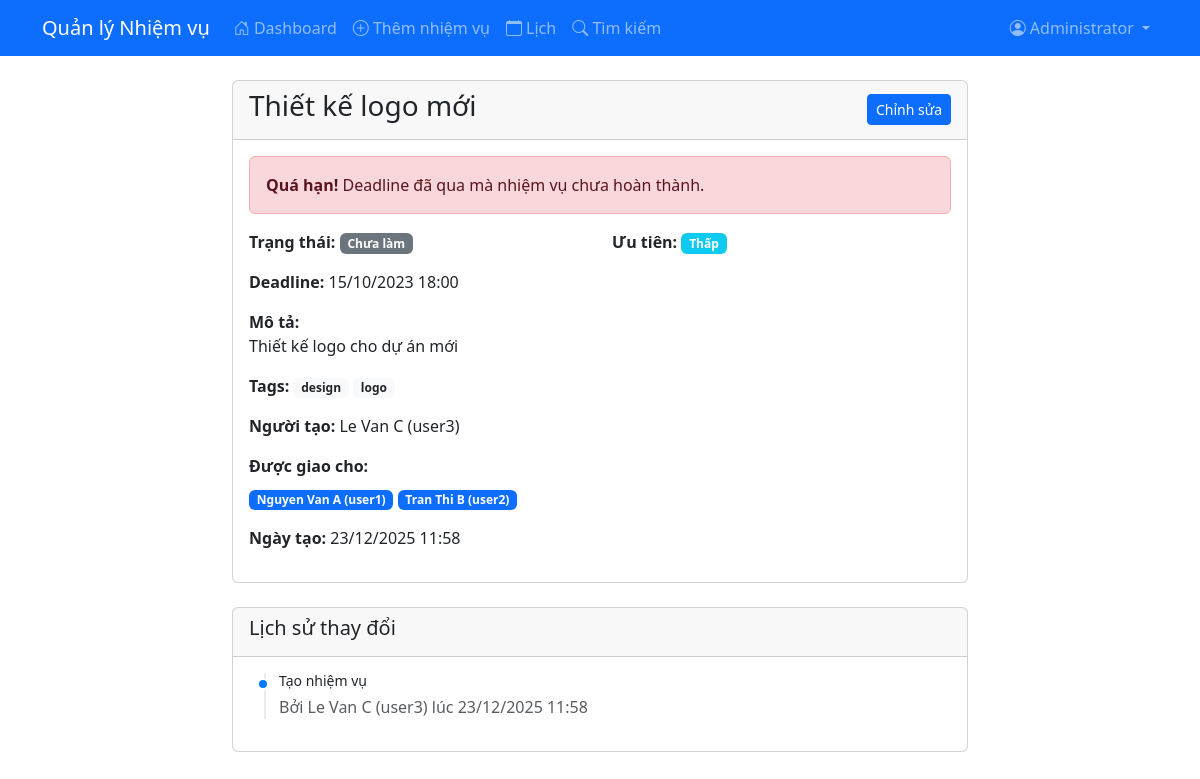
/task_detail.php?id=2 (signed in), run on the app's committed database.
### tables this page shows
CREATE TABLE tasks (
    id INT AUTO_INCREMENT PRIMARY KEY,
    title VARCHAR(255) NOT NULL,
    description TEXT,
    priority ENUM('Thấp', 'Trung bình', 'Cao') DEFAULT 'Trung bình',
    deadline DATETIME,
    status ENUM('Chưa làm', 'Đang thực hiện', 'Hoàn thành') DEFAULT 'Chưa làm',
    creator_id INT NOT NULL,
    created_at DATETIME DEFAULT CURRENT_TIMESTAMP,
    FOREIGN KEY (creator_id) REFERENCES users(id) ON DELETE CASCADE
);

CREATE TABLE users (
    id INT AUTO_INCREMENT PRIMARY KEY,
    username VARCHAR(50) UNIQUE NOT NULL,
    email VARCHAR(100) UNIQUE NOT NULL,
    password VARCHAR(255) NOT NULL,
    fullname VARCHAR(100) NOT NULL,
    role ENUM('admin', 'user') DEFAULT 'user',
    created_at DATETIME DEFAULT CURRENT_TIMESTAMP
);

CREATE TABLE task_history (
    id INT AUTO_INCREMENT PRIMARY KEY,
    task_id INT NOT NULL,
    user_id INT NOT NULL,
    action VARCHAR(255) NOT NULL,
    timestamp DATETIME DEFAULT CURRENT_TIMESTAMP,
    FOREIGN KEY (task_id) REFERENCES tasks(id) ON DELETE CASCADE,
    FOREIGN KEY (user_id) REFERENCES users(id) ON DELETE CASCADE
);

### functions.php (called while the page is built, shortened)
<?php
require_once 'config.php';
function isAdmin($userId = null)
{
    global $pdo;
    $stmt = $pdo->prepare("SELECT role FROM users WHERE id = ?");
    $stmt->execute([$userId]);
    $user = $stmt->fetch();
    return $user && $user['role'] === 'admin';
}
function isTaskOverdue($deadline, $status)
{
    $now = new DateTime();
    $deadlineDate = new DateTime($deadline);
    return $deadlineDate < $now;
}
function formatDatetime($datetime)
{
    $date = new DateTime($datetime);
    return $date->format('d/m/Y H:i');
}
function getTaskById($taskId)
{
    global $pdo;
    $stmt = $pdo->prepare("
        SELECT t.*, u.username as creator_username, u.fullname as creator_fullname
        FROM tasks t
        LEFT JOIN users u ON t.creator_id = u.id
        WHERE t.id = ?
    ");
    $stmt->execute([$taskId]);
    $task = $stmt->fetch();
    if ($task) {
        $stmt = $pdo->prepare("
            SELECT u.username, u.fullname FROM users u
            INNER JOIN task_assignments ta ON u.id = ta.user_id
            WHERE ta.task_id = ?
        ");
        $stmt->execute([$taskId]);
        $task['assignments'] = $stmt->fetchAll();
        $stmt = $pdo->prepare("SELECT tag_name FROM task_tags WHERE task_id = ?");
        $stmt->execute([$taskId]);
        $task['tags'] = $stmt->fetchAll(PDO::FETCH_COLUMN);
    }
    return $task;
}
function canEditTask($taskId, $userId)
{
    if (isAdmin($userId)) {
        return true;
    }
    global $pdo;
    $stmt = $pdo->prepare("SELECT 1 FROM task_assignments WHERE task_id = ? AND user_id = ?");
    $stmt->execute([$taskId, $userId]);
    return $stmt->fetch() ? true : false;
}
function getTaskHistory($taskId)
{
    global $pdo;
    $stmt = $pdo->prepare("
        SELECT h.*, u.username, u.fullname FROM task_history h
        INNER JOIN users u ON h.user_id = u.id
        WHERE h.task_id = ? ORDER BY h.timestamp DESC
    ");
    $stmt->execute([$taskId]);
    return $stmt->fetchAll();
}

### task_detail.php (the view, shortened to what this page needs)
<?php
require_once 'functions.php';
$userId = getCurrentUserId();
$taskId = $_GET['id'] ?? null;
$task = getTaskById($taskId);
$canEdit = canEditTask($taskId, $userId);
$history = getTaskHistory($taskId);
$isOverdue = isTaskOverdue($task['deadline'], $task['status']);
?>
<?php include 'header.php'; ?>
<div class="row justify-content-center">
    <div class="col-md-8">
        <div class="card">
            <div class="card-header d-flex justify-content-between align-items-center">
                <h3 class="card-title"><?php echo htmlspecialchars($task['title']); ?></h3>
                <?php if ($canEdit): ?>
                    <a href="edit_task.php?id=<?php echo $task['id']; ?>" class="btn btn-primary btn-sm">Chỉnh sửa</a>
                <?php endif; ?>
            </div>
            <div class="card-body">
                <?php if ($isOverdue): ?>
                    <div class="alert alert-danger">
                        <strong>Quá hạn!</strong> Deadline đã qua mà nhiệm vụ chưa hoàn thành.
                    </div>
                <?php endif; ?>
                <div class="row mb-3">
                    <div class="col-md-6">
                        <strong>Trạng thái:</strong> <span class="badge bg-secondary"><?php echo htmlspecialchars($task['status']); ?></span>
                    </div>
                    <div class="col-md-6">
                        <strong>Ưu tiên:</strong> <span class="badge bg-info"><?php echo htmlspecialchars($task['priority']); ?></span>
                    </div>
                </div>
                <div class="mb-3">
                    <strong>Deadline:</strong> <?php echo formatDatetime($task['deadline']); ?>
                </div>
                <div class="mb-3">
                    <strong>Mô tả:</strong>
                    <p><?php echo nl2br(htmlspecialchars($task['description'])); ?></p>
                </div>
                <?php if (!empty($task['tags'])): ?>
                    <div class="mb-3">
                        <strong>Tags:</strong>
                        <?php foreach ($task['tags'] as $tag): ?>
                            <span class="badge bg-light text-dark"><?php echo htmlspecialchars($tag); ?></span>
                        <?php endforeach; ?>
                    </div>
                <?php endif; ?>
                <div class="mb-3">
                    <strong>Người tạo:</strong> <?php echo htmlspecialchars($task['creator_fullname'] ?? 'Unknown'); ?> (<?php echo htmlspecialchars($task['creator_username'] ?? ''); ?>)
                </div>
                <?php if (!empty($task['assignments'])): ?>
                    <div class="mb-3">
                        <strong>Được giao cho:</strong>
                        <div class="mt-2">
                            <?php foreach ($task['assignments'] as $assignment): ?>
                                <span class="badge bg-primary"><?php echo htmlspecialchars($assignment['fullname']); ?> (<?php echo htmlspecialchars($assignment['username']); ?>)</span>
                            <?php endforeach; ?>
                        </div>
                    </div>
                <?php else: ?>
                    <div class="mb-3">
                        <strong>Được giao cho:</strong> <span class="text-muted">Chưa giao cho ai</span>
                    </div>
                <?php endif; ?>
                <div class="mb-3">
                    <strong>Ngày tạo:</strong> <?php echo formatDatetime($task['created_at']); ?>
                </div>
            </div>
        </div>
        <div class="card mt-4">
            <div class="card-header">
                <h5 class="card-title">Lịch sử thay đổi</h5>
            </div>
            <div class="card-body">
                <?php if (empty($history)): ?>
                    <p class="text-muted">Chưa có lịch sử thay đổi.</p>
                <?php else: ?>
                    <div class="timeline">
                        <?php foreach ($history as $entry): ?>
                            <div class="timeline-item mb-3">
                                <div class="timeline-marker"></div>
                                <div class="timeline-content">
                                    <h6><?php echo htmlspecialchars($entry['action']); ?></h6>
                                    <p class="mb-0 text-muted">
                                        Bởi <?php echo htmlspecialchars($entry['fullname']); ?> (<?php echo htmlspecialchars($entry['username']); ?>)
                                        lúc <?php echo formatDatetime($entry['timestamp']); ?>
                                    </p>
                                </div>
                            </div>
                        <?php endforeach; ?>
                    </div>
                <?php endif; ?>
            </div>
        </div>
    </div>
</div>
<?php include 'footer.php'; ?>

### header.php (shortened to what this page needs)
<!DOCTYPE html>
<html lang="vi">
<head>
    <link href="https://cdn.jsdelivr.net/npm/bootstrap@5.3.0/dist/css/bootstrap.min.css" rel="stylesheet">
    <link rel="stylesheet" href="https://cdn.jsdelivr.net/npm/bootstrap-icons@1.10.0/font/bootstrap-icons.css">
</head>
<body>
    <nav class="navbar navbar-expand-lg navbar-dark bg-primary">
        <div class="container">
            <a class="navbar-brand" href="dashboard.php">Quản lý Nhiệm vụ</a>
            <div class="collapse navbar-collapse" id="navbarNav">
                <ul class="navbar-nav me-auto">
                    <li class="nav-item">
                        <a class="nav-link" href="dashboard.php"><i class="bi bi-house-door"></i> Dashboard</a>
                    </li>
                    <li class="nav-item">
                        <a class="nav-link" href="add_task.php"><i class="bi bi-plus-circle"></i> Thêm nhiệm vụ</a>
                    </li>
                    <li class="nav-item">
                        <a class="nav-link" href="calendar.php"><i class="bi bi-calendar"></i> Lịch</a>
                    </li>
                    <li class="nav-item">
                        <a class="nav-link" href="search.php"><i class="bi bi-search"></i> Tìm kiếm</a>
                    </li>
                </ul>
                <ul class="navbar-nav">
                    <li class="nav-item dropdown">
                        <a class="nav-link dropdown-toggle" href="#" id="navbarDropdown" role="button" data-bs-toggle="dropdown">
                            <i class="bi bi-person-circle"></i> <?php echo htmlspecialchars($_SESSION['fullname'] ?? 'User'); ?>
                        </a>
                    </li>
                </ul>
            </div>
        </div>
    </nav>
    <div class="container mt-4">

### footer.php (shortened to what this page needs)
</div>
</body>
</html>

### task_detail.php (style rules this page uses)
.timeline { position: relative; padding-left: 30px; }
.timeline::before { content: ''; position: absolute; left: 15px; top: 0; bottom: 0; width: 2px; background: #e9ecef; }
.timeline-item { position: relative; margin-bottom: 20px; }
.timeline-marker { position: absolute; left: -22px; top: 5px; width: 12px; height: 12px; border-radius: 50%; background: #007bff; border: 2px solid #fff; }
.timeline-content h6 { margin-bottom: 5px; font-size: 14px; }

### data on the page
tasks: title "Thiết kế logo mới", status "Chưa làm", priority "Thấp", deadline "15/10/2023 18:00", description "Thiết kế logo cho dự án mới", creator.fullname "Le Van C", creator.username "user3", created_at "23/12/2025 11:58"
users: fullname "Nguyen Van A", username "user1"
users: fullname "Tran Thi B", username "user2"
task_history: action "Tạo nhiệm vụ", user.fullname "Le Van C", user.username "user3", timestamp "23/12/2025 11:58"

### other printed values
$_SESSION['fullname'] "Administrator"
$tag "design"
$tag "logo"
